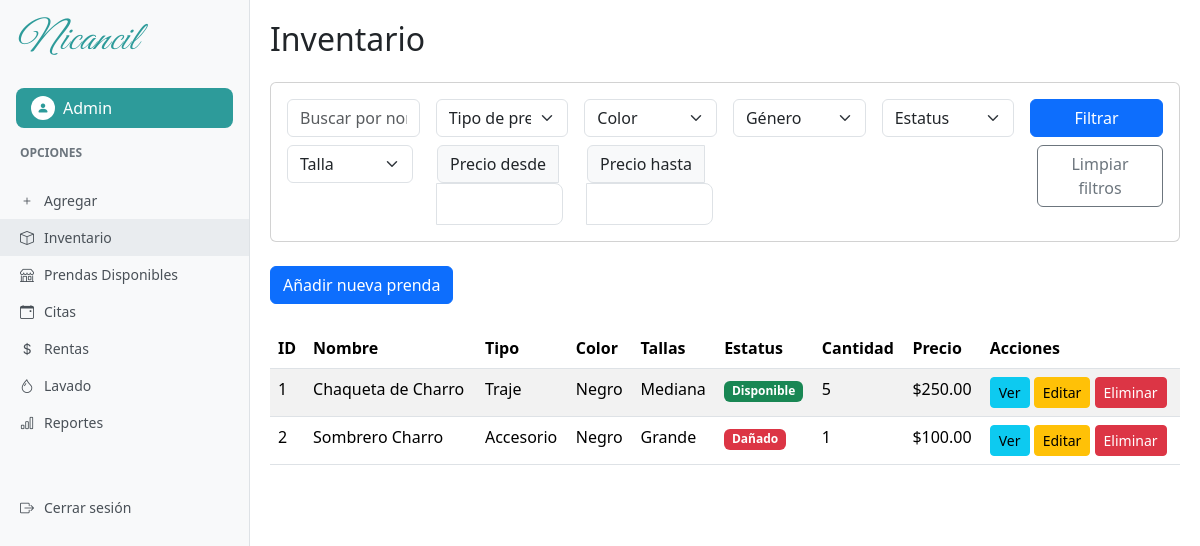
/inventario/ (signed in), run on an earlier commit of the app's database.
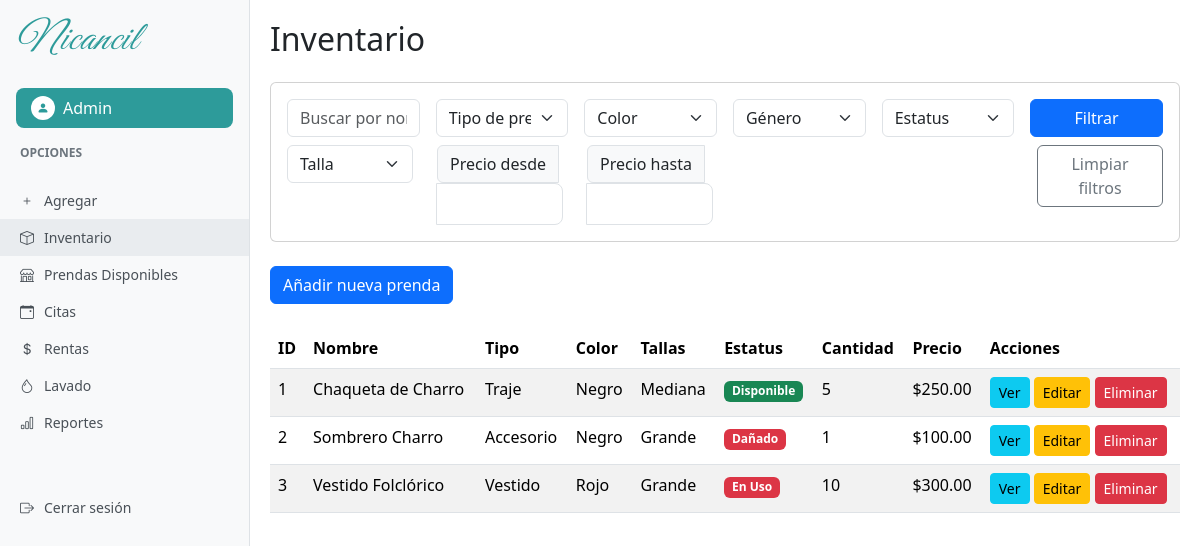
And on a later commit of the database.
### inventario/models.py (models this page shows, shortened)
class Prenda(models.Model):
    TIPOS = (
        ('traje', 'Traje'),
        ('vestido', 'Vestido'),
        ('accesorio', 'Accesorio'),
    )
    ESTATUS = (
        ('disponible', 'Disponible'),
        ('apartado', 'Apartado'),
        ('en_uso', 'En Uso'),
        ('dañado', 'Dañado'),
        ('mantenimiento', 'En Mantenimiento'),
        ('lavanderia', 'En Lavandería'),
    )
    GENEROS = (
        ('hombre', 'Hombre'),
        ('mujer', 'Mujer'),
        ('unisex', 'Unisex'),
    )
    nombre = models.CharField(max_length=100)
    descripcion = models.TextField()
    precio = models.DecimalField(max_digits=10, decimal_places=2)
    tipo = models.CharField(max_length=20, choices=TIPOS, default='traje')
    color = models.CharField(max_length=50, blank=True)
    estatus = models.CharField(max_length=20, choices=ESTATUS, default='disponible')
    tallas = models.CharField(max_length=50, blank=True)
    genero = models.CharField(max_length=10, choices=GENEROS, default='unisex')
    lugar = models.CharField(max_length=100, blank=True, verbose_name="Lugar o sitio del traje")
    cantidad = models.PositiveIntegerField(default=1)
    imagen = models.ImageField(upload_to='prendas/', null=True, blank=True)
    fecha_creacion = models.DateTimeField(auto_now_add=True)

### inventario/views.py (the view)
# urls.py: path('', include('inventario.urls')),
@login_required
def inventario(request):
    prendas = Prenda.objects.all()
    filtros = {
        'busqueda': escape(request.GET.get('busqueda', '').strip()),
        'tipo': escape(request.GET.get('tipo', '').strip()),
        'color': escape(request.GET.get('color', '').strip()),
        'genero': escape(request.GET.get('genero', '').strip()),
        'estatus': escape(request.GET.get('estatus', '').strip()),
        'talla': escape(request.GET.get('talla', '').strip())
    }
    prendas = _aplicar_filtros_basicos(prendas, filtros)
    prendas = _aplicar_filtro_precio(prendas, request.GET.get('precio_min', '').strip(), 'gte')
    prendas = _aplicar_filtro_precio(prendas, request.GET.get('precio_max', '').strip(), 'lte')
    tipos_prenda=Prenda.TIPOS
    colores=Prenda.objects.values_list('color', flat=True).distinct()
    generos=Prenda.GENEROS
    estatus_opciones=Prenda.ESTATUS
    context={
        'prendas': prendas,
        'tipos_prenda': tipos_prenda,
        'colores': colores,
        'generos': generos,
        'estatus_opciones': estatus_opciones,
        'tallas': Prenda.objects.values_list('tallas', flat=True).distinct(),
    }
    return render(request, 'inventario/inventario.html', context)

### inventario/views.py (called while the page is built, shortened)
def _aplicar_filtros_basicos(prendas, filtros):
    filtros_map = {
        'busqueda': 'nombre__icontains',
        'tipo': 'tipo',
        'color': 'color',
        'genero': 'genero',
        'estatus': 'estatus',
        'talla': 'tallas__icontains'
    }
    for campo, valor in filtros.items():
        if valor and campo in filtros_map:
            prendas = prendas.filter(**{filtros_map[campo]: valor})
    return prendas

def _aplicar_filtro_precio(prendas, precio_str, operador):
    if not precio_str:
        return prendas

### templates/inventario/inventario.html (shortened to what the changed rows need)
{% extends 'base_dashboard.html' %}
{% block content %}
    <h2 class="mb-4">Inventario</h2>
    <div class="table-responsive">
        <table class="table table-striped">
            <thead>
                <tr>
                    <th>ID</th>
                    <th>Nombre</th>
                    <th>Tipo</th>
                    <th>Color</th>
                    <th>Tallas</th>
                    <th>Estatus</th>
                    <th>Cantidad</th>
                    <th>Precio</th>
                    <th>Acciones</th>
                </tr>
            </thead>
            <tbody>
                {% for prenda in prendas %}
                <tr>
                    <td>{{ prenda.id }}</td>
                    <td>{{ prenda.nombre }}</td>
                    <td>{{ prenda.get_tipo_display }}</td>
                    <td>{{ prenda.color|default:"-" }}</td>
                    <td>{{ prenda.tallas|default:"-" }}</td>
                    <td>
                        <span class="badge {% if prenda.estatus == 'disponible' %}bg-success{% elif prenda.estatus == 'apartado' %}bg-warning{% else %}bg-danger{% endif %}">
                            {{ prenda.get_estatus_display }}
                        </span>
                    </td>
                    <td>{{ prenda.cantidad }}</td>
                    <td>${{ prenda.precio }}</td>
                    <td>
                        <a href="{% url 'prenda_detalle' prenda.pk %}" class="btn btn-sm btn-info">Ver</a>
                        {% if user.rol == 'admin' %}
                            <a href="{% url 'editar_prenda' prenda.pk %}" class="btn btn-sm btn-warning">Editar</a>
                            <a href="{% url 'eliminar_prenda' prenda.pk %}" class="btn btn-sm btn-danger">Eliminar</a>
                        {% endif %}
                    </td>
                </tr>
                {% empty %}
                <tr>
                    <td colspan="9">No hay prendas en el inventario.</td>
                </tr>
                {% endfor %}
            </tbody>
        </table>
    </div>
{% endblock %}

What changed in the data, as far as the page shows it:
added Prenda: id "3", nombre "Vestido Folclórico", tipo "Vestido", color "Rojo", tallas "Grande", estatus "En Uso", cantidad "10", precio "300.00"
